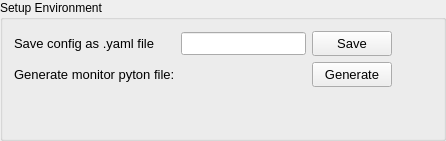
                   <widget class="QGroupBox" name="groupBox_4">
                    <property name="title">
                     <string>Setup Environment</string>
                    </property>
                    <layout class="QGridLayout" name="gridLayout_6">
                     <item row="1" column="0">
                      <widget class="QLabel" name="label_16">
                       <property name="font">
                        <font>
                         <pointsize>10</pointsize>
                        </font>
                       </property>
                       <property name="text">
                        <string>Generate monitor pyton file:</string>
                       </property>
                      </widget>
                     </item>
                     <item row="2" column="3">
                      <spacer name="verticalSpacer_8">
                       <property name="orientation">
                        <enum>Qt::Vertical</enum>
                       </property>
                       <property name="sizeHint" stdset="0">
                        <size>
                         <width>20</width>
                         <height>40</height>
                        </size>
                       </property>
                      </spacer>
                     </item>
                     <item row="1" column="2">
                      <widget class="QPushButton" name="pushButton_26">
                       <property name="minimumSize">
                        <size>
                         <width>0</width>
                         <height>25</height>
                        </size>
                       </property>
                       <property name="maximumSize">
                        <size>
                         <width>16777215</width>
                         <height>25</height>
                        </size>
                       </property>
                       <property name="font">
                        <font>
                         <pointsize>10</pointsize>
                        </font>
                       </property>
                       <property name="text">
                        <string>Generate</string>
                       </property>
                      </widget>
                     </item>
                     <item row="0" column="0">
                      <widget class="QLabel" name="label_15">
                       <property name="font">
                        <font>
                         <pointsize>10</pointsize>
                        </font>
                       </property>
                       <property name="text">
                        <string>Save config as .yaml file</string>
                       </property>
                      </widget>
                     </item>
                     <item row="0" column="3">
                      <spacer name="horizontalSpacer_20">
                       <property name="orientation">
                        <enum>Qt::Horizontal</enum>
                       </property>
                       <property name="sizeHint" stdset="0">
                        <size>
                         <width>40</width>
                         <height>20</height>
                        </size>
                       </property>
                      </spacer>
                     </item>
                     <item row="0" column="2">
                      <widget class="QPushButton" name="pushButton_25">
                       <property name="minimumSize">
                        <size>
                         <width>0</width>
                         <height>25</height>
                        </size>
                       </property>
                       <property name="maximumSize">
                        <size>
                         <width>16777215</width>
                         <height>25</height>
                        </size>
                       </property>
                       <property name="font">
                        <font>
                         <pointsize>10</pointsize>
                        </font>
                       </property>
                       <property name="text">
                        <string>Save</string>
                       </property>
                      </widget>
                     </item>
                     <item row="0" column="1">
                      <widget class="QLineEdit" name="lineEdit_3">
                       <property name="font">
                        <font>
                         <pointsize>10</pointsize>
                        </font>
                       </property>
                      </widget>
                     </item>
                    </layout>
                   </widget>
